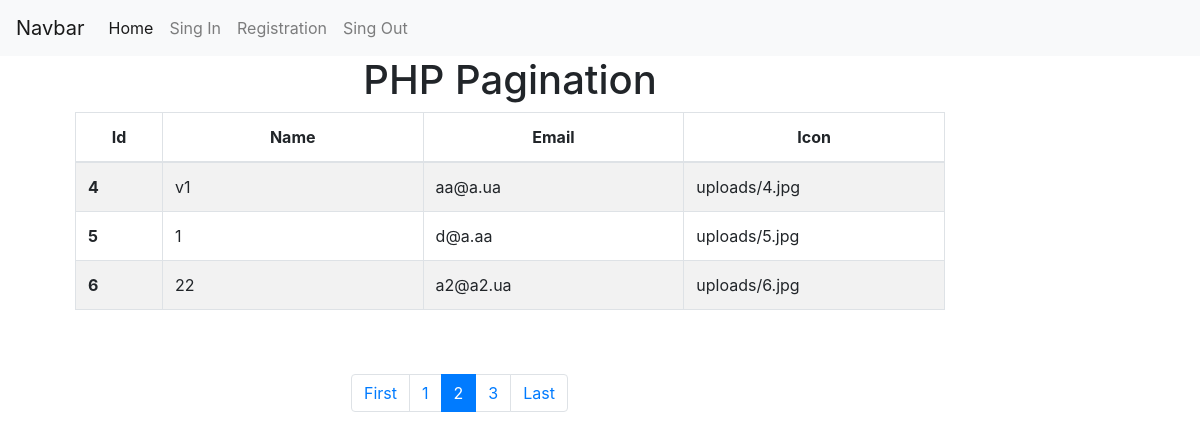
Screenshot of /?page=2 with the database file from the repository.
### tables this page shows
CREATE TABLE `users` (
  `id` int(11) NOT NULL,
  `username` varchar(100) NOT NULL,
  `email` varchar(100) NOT NULL,
  `password` varchar(100) NOT NULL,
  `picture` varchar(200) DEFAULT NULL
);

### index.php (the view)
<?php
 include_once('connection_database.php');
$showRecordPerPage = 3;
if (isset($_GET['page']) && !empty($_GET['page'])) {
    $currentPage = $_GET['page'];
} else {
    $currentPage = 1;
}
$startFrom = ($currentPage * $showRecordPerPage) - $showRecordPerPage;
$totalEmpSQL = "SELECT * FROM users";
$allEmpResult = mysqli_query($connect, $totalEmpSQL);
$totalEmployee = mysqli_num_rows($allEmpResult);
$lastPage = ceil($totalEmployee / $showRecordPerPage);
$firstPage = 1;
$nextPage = $currentPage + 1;
$previousPage = $currentPage - 1;
$empSQL = "SELECT id, username, email, picture
FROM `users` LIMIT $startFrom, $showRecordPerPage";
$empResult = mysqli_query($connect, $empSQL);
?>
<?php include_once("header.php"); ?>
<div class="container">
    <div class="col-md-10 col-md-offset-1">
        <h1 class="text-center">PHP Pagination</h1>
        <table class="table table-striped table-condensed table-bordered table-rounded">
            <thead>
                <tr class="text-center">
                    <th width="10%">Id</th>
                    <th width="30%">Name</th>
                    <th width="30%">Email</th>
                    <th width="30%">Icon</th>
                </tr>
            </thead>
            <tbody>
                <?php
                while ($emp = mysqli_fetch_assoc($empResult)) {
                    ?>
                    <tr>
                        <th scope="row"><?php echo $emp['id']; ?></th>
                        <td><?php echo $emp['username']; ?></td>
                        <td><?php echo $emp['email']; ?></td>
                        <td><?php echo $emp['picture']; ?></td>
                    </tr>
                <?php } ?>
            </tbody>
        </table>
        <div class="container" class="text-center" style="margin-left:30%">
            <br><br>
            <nav aria-label="Page navigation" class="text-center">
                <ul class="pagination">
                    <?php if ($currentPage != $firstPage) { ?>
                        <li class="page-item">
                            <a class="page-link" href="?page=<?php echo $firstPage ?>" tabindex="-1" aria-label="Previous">
                                <span aria-hidden="true">First</span>
                            </a>
                        </li>
                    <?php } ?>
                    <?php if ($currentPage >= 2) { ?>
                        <li class="page-item"><a class="page-link" href="?page=<?php echo $previousPage ?>"><?php echo $previousPage ?></a></li>
                    <?php } ?>
                    <li class="page-item active"><a class="page-link" href="?page=<?php echo $currentPage ?>"><?php echo $currentPage ?></a></li>
                    <?php if ($currentPage != $lastPage) { ?>
                        <li class="page-item"><a class="page-link" href="?page=<?php echo $nextPage ?>"><?php echo $nextPage ?></a></li>
                        <li class="page-item">
                            <a class="page-link" href="?page=<?php echo $lastPage ?>" aria-label="Next">
                                <span aria-hidden="true">Last</span>
                            </a>
                        </li>
                    <?php } ?>
                </ul>
            </nav>
        </div>
    </div>
</div>
<?php include_once("footer.php") ?>

### rows the page displays
users: id "4", username "v1", email "aa@a.ua", picture "uploads/4.jpg"
users: id "5", username "1", email "d@a.aa", picture "uploads/5.jpg"
users: id "6", username "22", email "a2@a2.ua", picture "uploads/6.jpg"

### other values shown
$previousPage "1"
$currentPage "2"
$nextPage "3"
